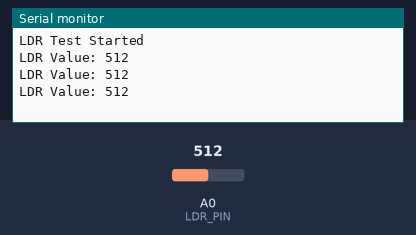
A sketch run on a simulated Arduino Uno, built with avr-gcc and run on an emulated ATmega328P. Shown: the last lines printed to the serial monitor. The test bench sets the inputs (shaded band); at power-on: A0 (LDR_PIN) = 512.

Above: at 1.7 s.
1.8 s: A0 (LDR_PIN) set to 716
At 2.4 s:
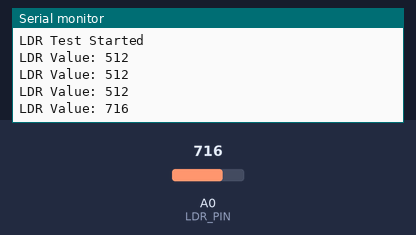
3.3 s: A0 (LDR_PIN) set to 900
At 3.9 s:
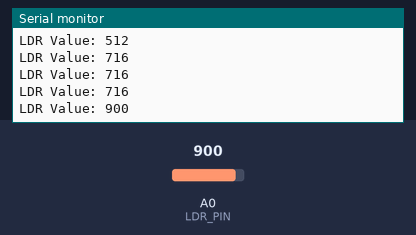
Timing chart, 0 to 6.3 s (numbered marks = the images above; inputs shaded):
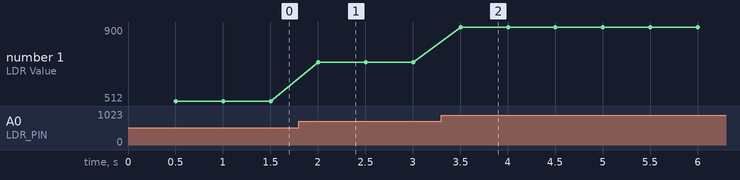

The sketch:

LDR_test.ino
```cpp
const int LDR_PIN = 14;  // ADC input pin

void setup() {
  Serial.begin(115200);
  delay(500);
  Serial.println("LDR Test Started");
}

void loop() {
  int ldrValue = analogRead(LDR_PIN);

  Serial.print("LDR Value: ");
  Serial.println(ldrValue);

  delay(500);
}
```

Measured:
- after the input at 1.8 s, the serial monitor: prints a new line after 0.20 s (image 1)
- after the input at 3.3 s, the serial monitor: prints a new line after 0.20 s (image 2)
- plotted number 1: 512 → 716 after the input at 1.8 s, 716 → 900 after the input at 3.3 s
